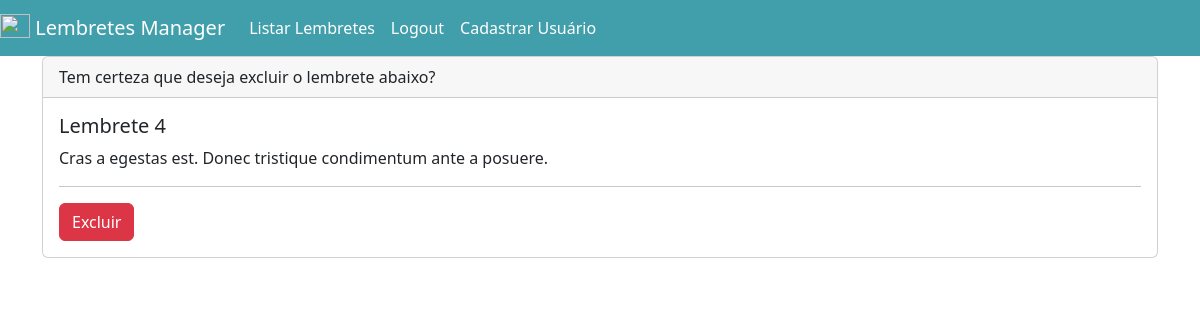
The app's page /excluir_lembrete/13 (signed in) with its own data.
### app/models.py (models this page shows)
class Lembrete(models.Model):
    PRIORIDADE_CHOICES = [
        ('A', 'Alta'),
        ('N', 'Normal'),
        ('B', 'Baixa')
    ]
    titulo = models.CharField(max_length=40, null=False, blank=False)
    descricao = models.CharField(max_length=300, null=False, blank=False)
    data = models.DateField(null=False, blank=False, validators=[MinValueValidator(datetime.date.today)])
    prioridade = models.CharField(max_length=1, choices=PRIORIDADE_CHOICES, null=False, blank=False)
    usuario = models.ForeignKey(User, null=True, on_delete=models.CASCADE)

### app/views/lembrete_views.py (the view)
# urls.py: path('excluir_lembrete/<int:id>', excluir_lembrete, name='excluir_lembrete'),
@login_required()
def excluir_lembrete(request, id):
    lembrete_bd = lembrete_service.listar_lembrete_id(id)
    if lembrete_bd.usuario != request.user:
        return HttpResponse('Não permitido')
    if request.method == 'POST':
        lembrete_service.excluir_lembrete(lembrete_bd)
        return redirect('listar_lembretes')
    return render(request, 'lembretes/confirmar_exclusao.html', {'lembrete': lembrete_bd})

### app/services/lembrete_service.py (called while the page is built)
def listar_lembrete_id(id):
    return Lembrete.objects.get(id=id)

### app/templates/lembretes/confirmar_exclusao.html (shortened to what this page needs)
{% extends 'base.html' %}
{% block conteudo %}
<div class="card mb-3">
  <div class="card-header">
    Tem certeza que deseja excluir o lembrete abaixo?
  </div>
  <div class="card-body">
    <h5 class="card-title"> {{ lembrete.titulo }} </h5>
    <p class="card-text"> {{ lembrete.descricao }} </p>
    <hr>
    <form method="POST">
      <button class="btn btn-danger" type="submit">Excluir</button>
    </form>
  </div>
</div>
{% endblock conteudo %}

### records on screen
Lembrete: titulo "Lembrete 4", descricao "Cras a egestas est. Donec tristique condimentum ante a posuere."
